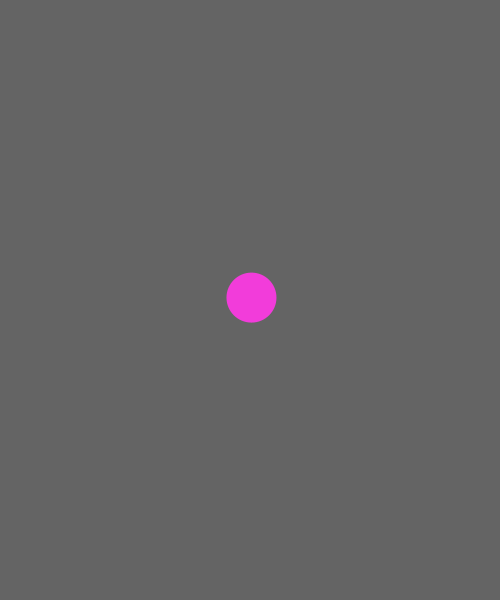
Frame 1 (no input)
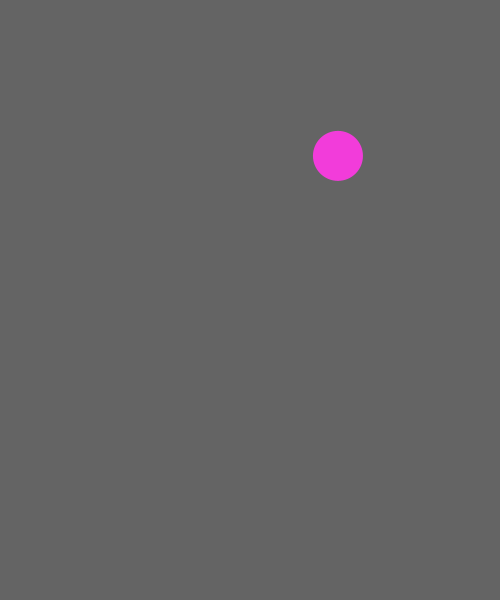
Frame 60 (the mouse pressed at the canvas centre just before this capture)
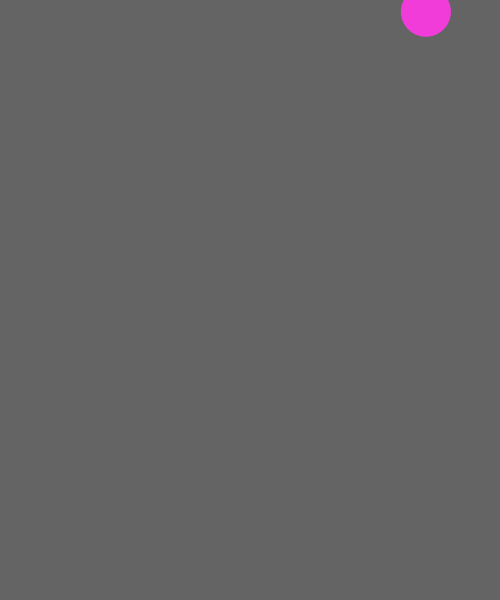
Frame 120 (the mouse held since frame 60 and released just before this capture)

The Processing sketch that drew these frames (run headless with seeded random() and noise(); from frame 60 on, the mouse is pressed at the canvas centre):

// Processing sketch: day4_01_bouncingBall
// ── day4_01_bouncingBall.pde
float x, y;
float xSpd, ySpd;
float size;
float r, g, b;

void setup() {
  size(500, 600);
  background(100);
  x = width/2;
  y = height/2;
  size = 50;
  xSpd = random(-5, 5);
  ySpd = random(-5, 5);
  r = random(255);
  g = random(255);
  b = random(255);
}

void draw() {
  background(100);

  // update
  x += xSpd; // x = x + xSpd;
  y += ySpd; // y = y + ySpd;

  // check
  if (x < 0 || x > width) {
    xSpd = -xSpd;
    r = random(255);
    g = random(255);
    b = random(255);
  }
  if (y < 0 || y > height) {
    ySpd = -ySpd;
    r = random(255);
    g = random(255);
    b = random(255);
  }

  // display
  fill(r, g, b);
  noStroke();
  ellipse(x, y, size, size);
}
